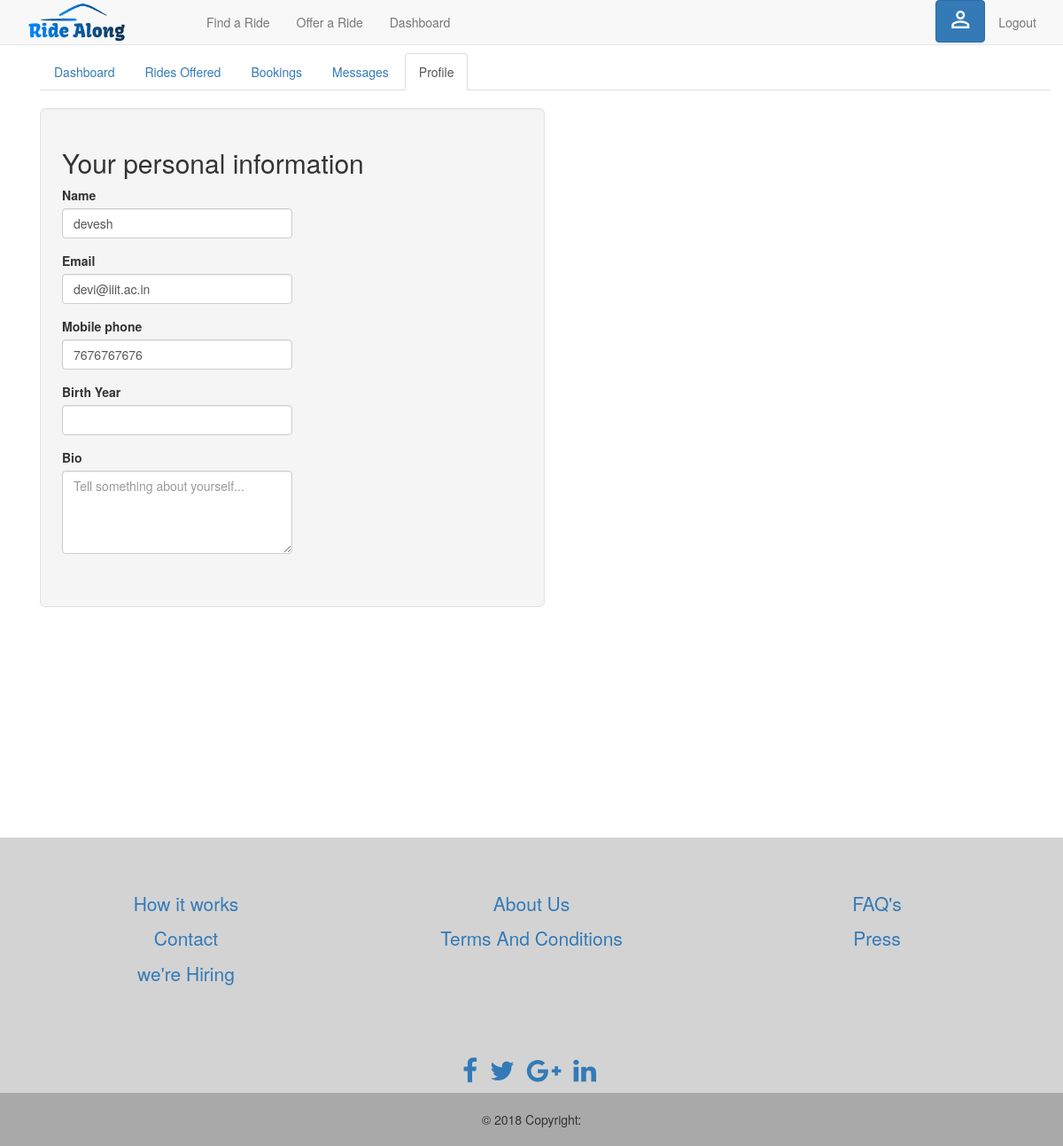
Screenshot of /profile (signed in) with the database file from the repository.
### tables this page shows
CREATE TABLE "USERS" (
	`userName`	text,
	`password`	text NOT NULL,
	`name`	text NOT NULL,
	`phone`	text NOT NULL,
	`email`	text NOT NULL UNIQUE,
	`address`	text NOT NULL,
	`email_verified`	INTEGER DEFAULT 0,
	`mobile_verified`	INTEGER DEFAULT 0,
	PRIMARY KEY(userName)
);

### app.py (the view)
@app.route('/profile', methods=['GET', 'POST'])
@is_logged_in
def profile():
    con = sqlite3.connect("CabSharing.db")
    cur = con.cursor()
    cur.execute("select * from users where username = ?",[session['username']])
    result = cur.fetchone()
    if request.method == 'POST':
        name = request.form['name']
        email = request.form['email']
        phone = request.form['phone']
    return render_template('profile.html',result=result)

### app.py (called while the page is built)
def is_logged_in(f):
    @wraps(f)
    def wrap(*args, **kwargs):
        if 'logged_in' in session:
            return f(*args, **kwargs)
        else:
            flash('Unauthorized, Please login', 'danger')
            return redirect(url_for('login'))
    return wrap

### templates/profile.html
{% extends 'layout.html' %}
{% block body %}
<div class="container">
      <ul class="nav nav-tabs">
        <li ><a  href="dashboard">Dashboard</a></li>
        <li ><a  href="rides">Rides Offered</a></li>
        <li ><a  href="bookings">Bookings</a></li>
        <li ><a  href="messages">Messages</a></li>
        <li class="active"><a  href="profile">Profile</a></li>
      </ul>
      <br>
    <div class="well well-lg" style="width:50%">
        <h2>Your personal information</h2>
            <div class="form-group">
                <label>Name</label>
                <input type="text" name="name" class="form-control" style="width:50%" value={{result[2]}}></input>
            </div>
            <div class="form-group">
                <label>Email</label>
                <input type="text" name="email" class="form-control" style="width:50%" value={{result[4]}}>
            </div>
            <div class="form-group">
                <label>Mobile phone</label>
                <input type="text" name="phone" class="form-control" style="width:50%" value={{result[3]}}>
            </div>
            <div class="form-group">
                <label>Birth Year</label>
                <input type="text" name="birth_year" class="form-control" style="width:50%">
            </div>
            <div class="form-group">
                <label>Bio</label>
                <br>
                <textarea rows="4" cols="100" name="details" class="form-control" style="width:50%" form="usrform" placeholder="Tell something about yourself..."></textarea>
                <br>
            </div>
    </div>
</div>
{% endblock %}

### static/styles/design.css (style rules this page uses)
html, body { height: 100%; margin: 0; padding: 0; }

### rows the page displays
USERS: name "devesh", email "devi@iiit.ac.in", phone "7676767676"
